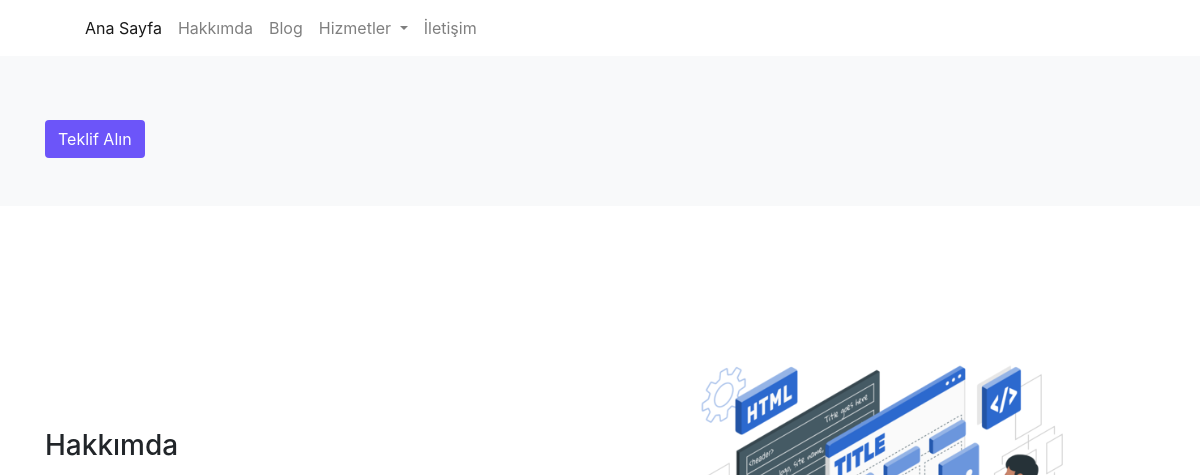
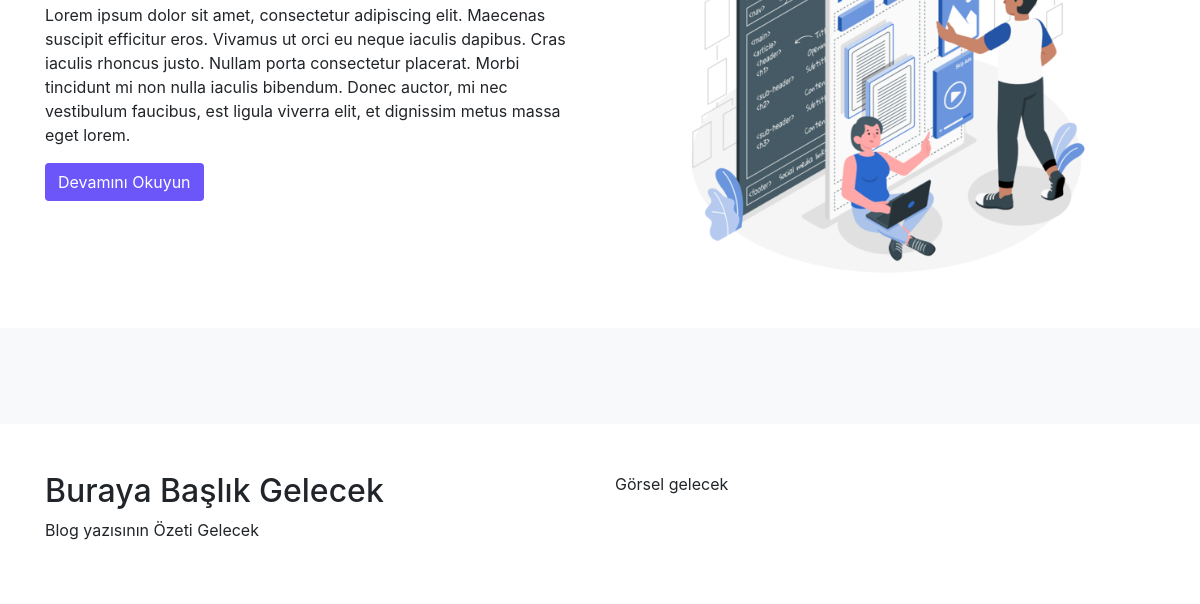
Before: / (upper part) with the older database file (2 pictures, top to bottom).
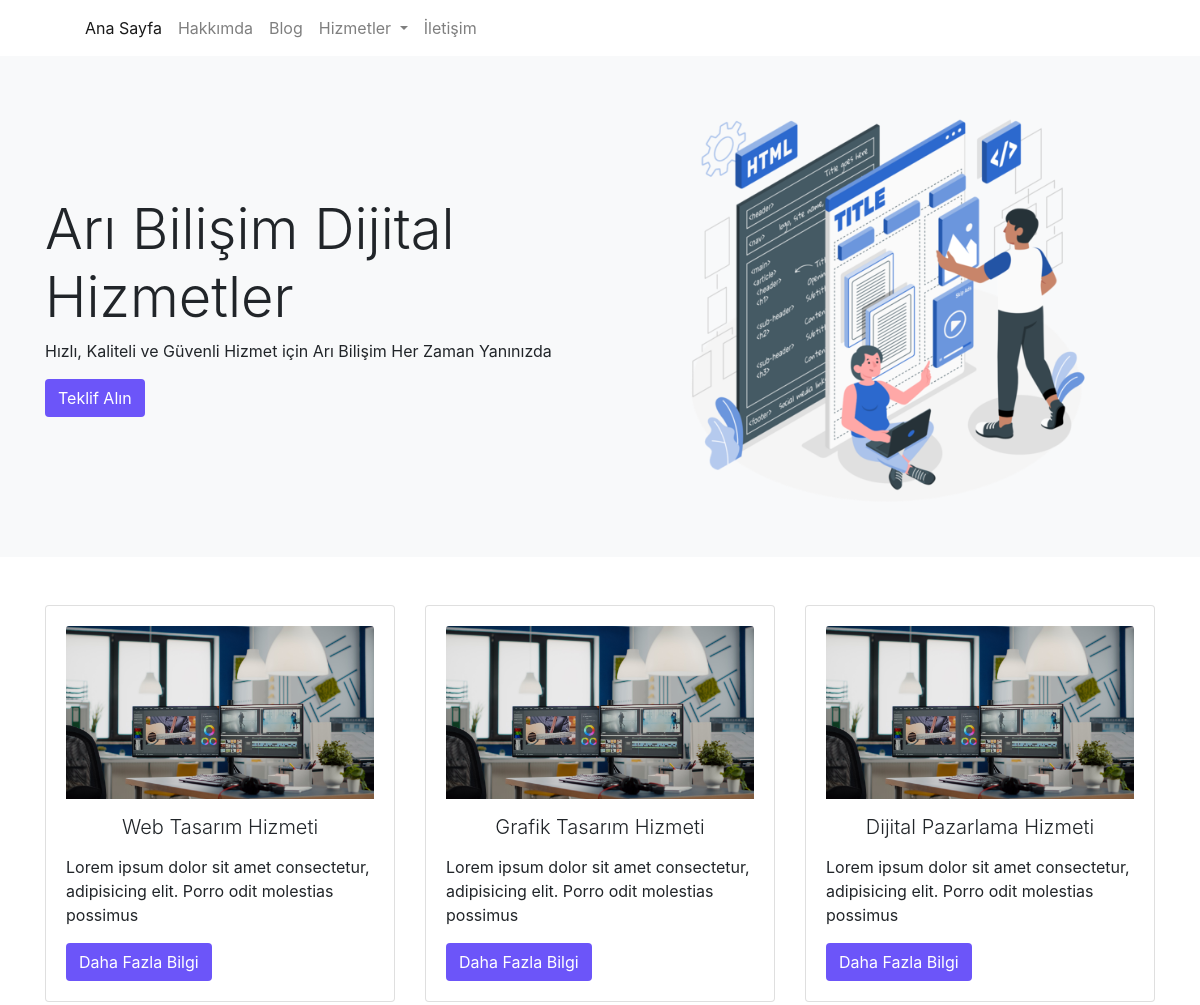
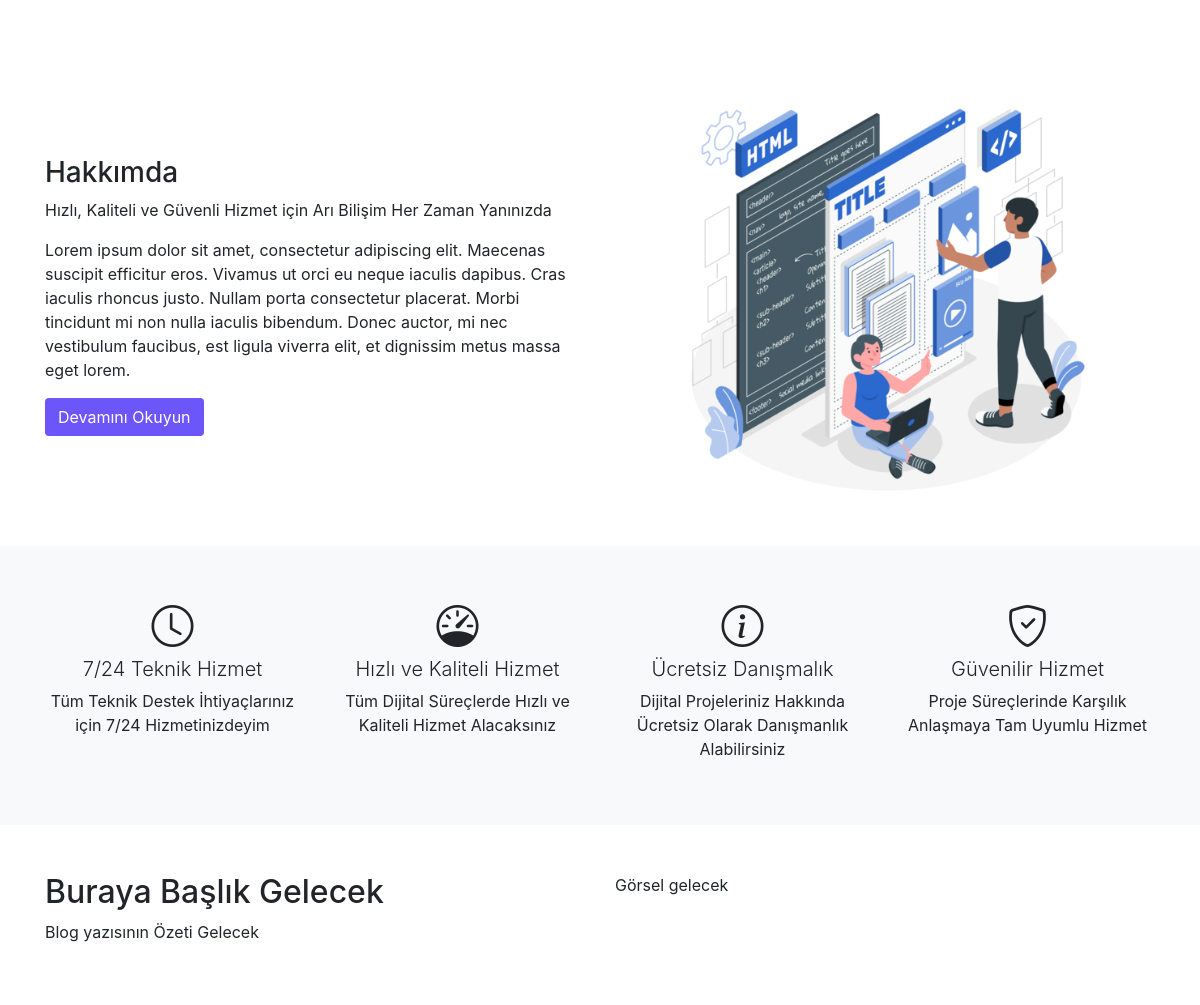
After: the same page with the newer database file (2 pictures, top to bottom).
### tables this page shows
CREATE TABLE `sayfalar` (
  `id` int(11) NOT NULL,
  `baslik` varchar(60) NOT NULL,
  `icerik` text NOT NULL,
  `meta` varchar(160) NOT NULL,
  `foto` varchar(100) NOT NULL,
  `durum` varchar(11) NOT NULL,
  `fotoalt` varchar(60) NOT NULL,
  `seotitle` varchar(60) NOT NULL,
  `tarih` varchar(11) NOT NULL,
  `sayfaturu` varchar(15) NOT NULL,
  `kategori` varchar(30) NOT NULL
);

CREATE TABLE `banner` (
  `id` int(11) NOT NULL,
  `baslik` varchar(100) NOT NULL,
  `aciklama` varchar(200) NOT NULL,
  `telefon` varchar(12) NOT NULL,
  `bannerfoto` varchar(100) NOT NULL,
  `fotoalt` varchar(70) NOT NULL
);

CREATE TABLE `ozellikler` (
  `id` int(11) NOT NULL,
  `baslik` varchar(50) NOT NULL,
  `icerik` varchar(150) NOT NULL,
  `ikon` varchar(50) NOT NULL
);

### index.php (the view, shortened to what this page needs)
<?php require_once('header.php'); ?>
<?php
$sorgu_banner = $db->prepare('select * from banner order by id desc limit 1');
$sorgu_banner->execute();
$satir_banner = $sorgu_banner->fetch();
?>
<section id="indexbanner" class="py-5 bg-light">
    <div class="container">
        <div class="row">
            <div class="col-md-6 my-auto">
                <h1 class="display-4"><?php echo $satir_banner['baslik']; ?></h1>
                <p><?php echo $satir_banner['aciklama']; ?></p>
                <a href="tel:+9<?php echo $satir_banner['telefon']; ?>"> <button class="btn btn-purple">Teklif Alın</button> </a>
            </div>
            <div class="col-md-6 text-center">
                <img src="<?php echo substr($satir_banner['bannerfoto'], 3); ?>" alt="<?php echo $satir_banner['fotoalt']; ?>" class="w-75">
            </div>
        </div>
    </div>
</section>
<section id="indexHizmetler" class="py-5">
    <div class="container">
        <div class="row">
            <?php
            $sorgu_hizmetler = $db->prepare('select * from sayfalar where kategori = "hizmet" order by baslik desc');
            $sorgu_hizmetler->execute();
            if ($sorgu_hizmetler->rowCount()) {
                foreach ($sorgu_hizmetler as $satir_hizmetler) {
            ?>
                    <div class="col-md-4">
                        <div class="card">
                            <div class="card-body">
                                <img src="<?php echo substr($satir_hizmetler['foto'], 3); ?>" alt="<?php echo $satir_hizmetler['fotoalt']; ?>" class="card-img-top">
                                <h2 class="lead text-center mt-3"><?php echo $satir_hizmetler['baslik']; ?></h2>
                                <p><?php echo substr($satir_hizmetler['icerik'], 0, 90); ?></p>
                                <a href="samplepage.php?id=<?php echo $satir_hizmetler['id']; ?>"><button class="btn btn-purple">Daha Fazla Bilgi</button></a>
                            </div>
                        </div>
                    </div>
            <?php
                }
            }
            ?>
        </div>
    </div>
</section>
<?php
$sorgu_hakkimda = $db->prepare('select * from sayfalar where baslik = "Hakkımda" order by id desc limit 1');
$sorgu_hakkimda->execute();
$satir_hakkimda = $sorgu_hakkimda->fetch();
?>
<section id="indexHakkimda" class="py-5">
    <div class="container">
        <div class="row">
            <div class="col-md-6 my-auto">
                <h3><?php echo $satir_hakkimda['baslik']; ?></h3>
                <p><?php echo $satir_banner['aciklama']; ?></p>
                <p><?php echo $satir_hakkimda['icerik']; ?></p>
                <a href="hakkimda.php"><button class="btn btn-purple">Devamını Okuyun</button></a>
            </div>
            <div class="col-md-6 text-center">
                <img src="<?php echo substr($satir_hakkimda['foto'], 3); ?>" alt="<?php echo $satir_hakkimda['fotoalt']; ?>" class="w-75">
            </div>
        </div>
    </div>
</section>
<section id="ozellikler" class="py-5 bg-light">
    <div class="container">
        <div class="row">
            <?php
            $sorgu_ozellik = $db->prepare('select * from ozellikler order by id asc limit 4');
            $sorgu_ozellik->execute();
            if ($sorgu_ozellik->rowCount()) {
                foreach ($sorgu_ozellik as $satir_ozellik) {
            ?>
                    <div class="col-md-3 text-center">
                        <span style="font-size:42px;"><?php echo $satir_ozellik['ikon']; ?></span>
                        <h3 class="lead"><?php echo $satir_ozellik['baslik']; ?></h3>
                        <p><?php echo $satir_ozellik['icerik']; ?></p>
                    </div>
            <?php
                }
            }
            ?>
        </div>
    </div>
</section>
<section id="seoOnemi" class="py-5">
    <div class="container">
        <div class="row">
            <div class="col-md-6">
                <h2>Buraya Başlık Gelecek</h2>
                <p>Blog yazısının Özeti Gelecek</p>
            </div>
            <div class="col-md-6">
                Görsel gelecek
            </div>
        </div>
    </div>
</section>
<?php require_once('footer.php'); ?>

### header.php (shortened to what this page needs)
<?php require_once('baglan.php'); ?>
<!doctype html>
<html lang="en">
<head>
  <link rel="stylesheet" href="css/bootstrap.css">
  <link rel="stylesheet" href="css/style.css">
</head>
<body>
  <section id="menu">
    <div class="container">
      <div class="row">
        <div class="col-12">
          <nav class="navbar navbar-expand-lg navbar-light">
            <div class="collapse navbar-collapse" id="navbarNavDropdown">
              <ul class="navbar-nav">
                <li class="nav-item active">
                  <a class="nav-link" href="index.php">Ana Sayfa</a>
                </li>
                <li class="nav-item">
                  <a class="nav-link" href="hakkimda.php">Hakkımda</a>
                </li>
                <li class="nav-item">
                  <a class="nav-link" href="blog.php">Blog</a>
                </li>
                <li class="nav-item dropdown">
                  <a class="nav-link dropdown-toggle" href="#" id="navbarDropdownMenuLink" role="button" data-toggle="dropdown" aria-expanded="false">
                    Hizmetler
                  </a>
                    <?php
                    $sorgu_hizmetmenu = $db->prepare("select * from sayfalar where sayfaturu = 'altsayfa' order by baslik asc");
                    $sorgu_hizmetmenu->execute();
                    ?>
                </li>
                <li class="nav-item">
                  <a class="nav-link" href="iletisim.php">İletişim</a>
                </li>
              </ul>
            </div>
          </nav>
        </div>
      </div>
    </div>
  </section>

### footer.php (shortened to what this page needs)
</body>
</html>

### css/style.css (style rules this page uses)
.btn-purple { background-color: #6c55f9; color: #fff; }

Changed rows visible on the page:
added banner: baslik "Arı Bilişim Dijital Hizmetler", aciklama "Hızlı, Kaliteli ve Güvenli Hizmet için Arı Bilişim Her Zaman Yanınızda", bannerfoto (picture)
now on this page (row edited): sayfalar: foto (picture), baslik "Web Tasarım Hizmeti", icerik "Lorem ipsum dolor sit amet consectetur, adipisicing elit. Porro odit molestias possimus"
now on this page (row edited): sayfalar: foto (picture), baslik "Grafik Tasarım Hizmeti", icerik "Lorem ipsum dolor sit amet consectetur, adipisicing elit. Porro odit molestias possimus"
now on this page (row edited): sayfalar: foto (picture), baslik "Dijital Pazarlama Hizmeti", icerik "Lorem ipsum dolor sit amet consectetur, adipisicing elit. Porro odit molestias possimus"
added ozellikler: baslik "7/24 Teknik Hizmet", icerik "Tüm Teknik Destek İhtiyaçlarınız için 7/24 Hizmetinizdeyim"
added ozellikler: baslik "Hızlı ve Kaliteli Hizmet", icerik "Tüm Dijital Süreçlerde Hızlı ve Kaliteli Hizmet Alacaksınız"
added ozellikler: baslik "Ücretsiz Danışmalık", icerik "Dijital Projeleriniz Hakkında Ücretsiz Olarak Danışmanlık Alabilirsiniz"
added ozellikler: baslik "Güvenilir Hizmet", icerik "Proje Süreçlerinde Karşılık Anlaşmaya Tam Uyumlu Hizmet"
